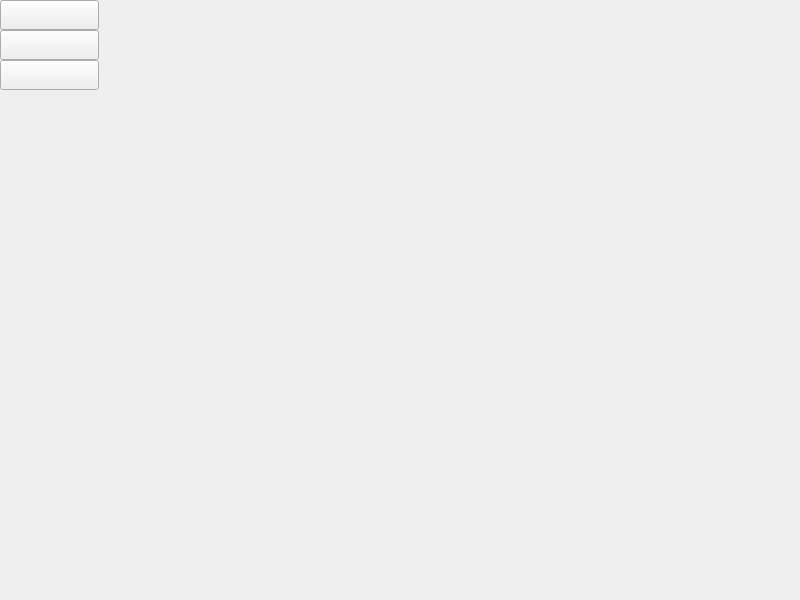
<?xml version="1.0" encoding="UTF-8"?>
<ui version="4.0">
 <class>XLWindowMain</class>
 <widget class="QWidget" name="XLWindowMain">
  <property name="geometry">
   <rect>
    <x>0</x>
    <y>0</y>
    <width>800</width>
    <height>600</height>
   </rect>
  </property>
  <property name="windowTitle">
   <string>XLWindowMain</string>
  </property>
  <layout class="QHBoxLayout" name="Layout_Main">
   <property name="spacing">
    <number>0</number>
   </property>
   <property name="leftMargin">
    <number>0</number>
   </property>
   <property name="topMargin">
    <number>0</number>
   </property>
   <property name="rightMargin">
    <number>0</number>
   </property>
   <property name="bottomMargin">
    <number>0</number>
   </property>
   <item>
    <widget class="QWidget" name="Widget_Switch" native="true">
     <property name="minimumSize">
      <size>
       <width>99</width>
       <height>0</height>
      </size>
     </property>
     <property name="maximumSize">
      <size>
       <width>99</width>
       <height>16777215</height>
      </size>
     </property>
     <layout class="QVBoxLayout" name="Layout_Switch">
      <property name="spacing">
       <number>0</number>
      </property>
      <property name="leftMargin">
       <number>0</number>
      </property>
      <property name="topMargin">
       <number>0</number>
      </property>
      <property name="rightMargin">
       <number>0</number>
      </property>
      <property name="bottomMargin">
       <number>0</number>
      </property>
      <item>
       <widget class="QPushButton" name="Button_Progress">
        <property name="minimumSize">
         <size>
          <width>0</width>
          <height>30</height>
         </size>
        </property>
        <property name="text">
         <string/>
        </property>
       </widget>
      </item>
      <item>
       <widget class="QPushButton" name="Button_Success">
        <property name="minimumSize">
         <size>
          <width>0</width>
          <height>30</height>
         </size>
        </property>
        <property name="text">
         <string/>
        </property>
       </widget>
      </item>
      <item>
       <widget class="QPushButton" name="Button_Delete">
        <property name="minimumSize">
         <size>
          <width>0</width>
          <height>30</height>
         </size>
        </property>
        <property name="text">
         <string/>
        </property>
       </widget>
      </item>
      <item>
       <spacer name="Spacer_Switch">
        <property name="orientation">
         <enum>Qt::Vertical</enum>
        </property>
        <property name="sizeHint" stdset="0">
         <size>
          <width>1</width>
          <height>1</height>
         </size>
        </property>
       </spacer>
      </item>
     </layout>
    </widget>
   </item>
   <item>
    <widget class="QLabel" name="Label_Div">
     <property name="minimumSize">
      <size>
       <width>1</width>
       <height>0</height>
      </size>
     </property>
     <property name="maximumSize">
      <size>
       <width>1</width>
       <height>16777215</height>
      </size>
     </property>
     <property name="text">
      <string/>
     </property>
    </widget>
   </item>
   <item>
    <widget class="QWidget" name="Widget_View" native="true">
     <layout class="QHBoxLayout" name="Layout_View">
      <property name="spacing">
       <number>0</number>
      </property>
      <property name="leftMargin">
       <number>0</number>
      </property>
      <property name="topMargin">
       <number>0</number>
      </property>
      <property name="rightMargin">
       <number>0</number>
      </property>
      <property name="bottomMargin">
       <number>0</number>
      </property>
     </layout>
    </widget>
   </item>
  </layout>
 </widget>
 <resources/>
 <connections/>
</ui>
